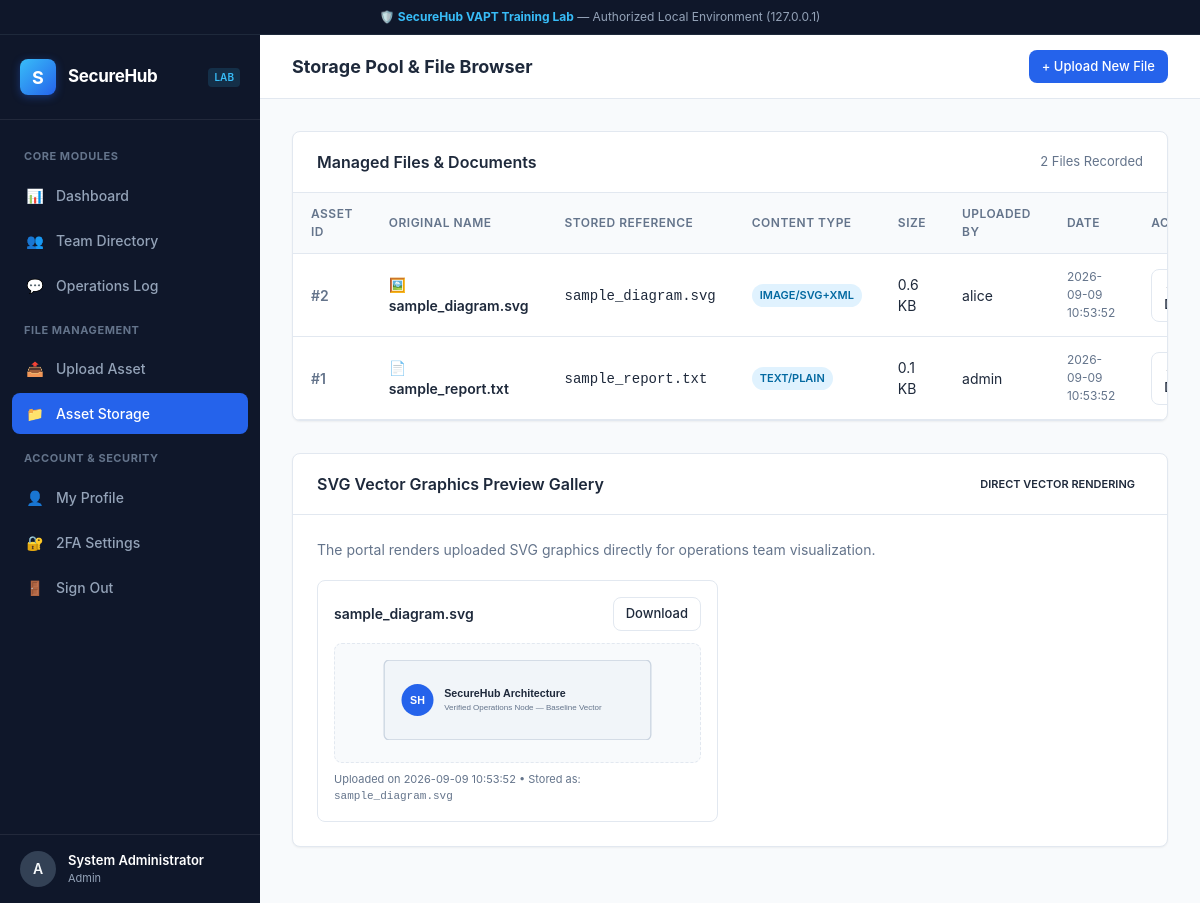
Screenshot of /uploads (signed in) with the database file from the repository.
### tables this page shows
CREATE TABLE users (
            id INTEGER PRIMARY KEY AUTOINCREMENT,
            username TEXT UNIQUE NOT NULL,
            password TEXT NOT NULL,
            email TEXT NOT NULL,
            role TEXT NOT NULL DEFAULT 'user',
            display_name TEXT,
            phone TEXT,
            address TEXT,
            bio TEXT,
            two_factor_enabled INTEGER DEFAULT 0,
            two_factor_secret TEXT
        );

CREATE TABLE files (
            id INTEGER PRIMARY KEY AUTOINCREMENT,
            user_id INTEGER NOT NULL,
            original_filename TEXT NOT NULL,
            stored_filename TEXT NOT NULL,
            mime_type TEXT NOT NULL,
            size INTEGER NOT NULL,
            created_at TIMESTAMP DEFAULT CURRENT_TIMESTAMP,
            FOREIGN KEY (user_id) REFERENCES users(id)
        );

### app.py (the view)
@app.route("/uploads")
@login_required
def uploads_gallery():
    current_user = get_current_user()
    db = get_db()
    files = db.execute("""
        SELECT f.*, u.username as uploader_name
        FROM files f
        LEFT JOIN users u ON f.user_id = u.id
        ORDER BY f.id DESC
    """).fetchall()
    files_list = []
    svg_files = []
    for f in files:
        f_dict = dict(f)
        is_svg = f["original_filename"].lower().endswith(".svg") or "svg" in f["mime_type"].lower()
        f_dict["is_svg"] = is_svg
        files_list.append(f_dict)
        if is_svg:
            file_path = os.path.join(app.config["UPLOAD_FOLDER"], f["stored_filename"])
            if os.path.exists(file_path):
                try:
                    with open(file_path, "r", encoding="utf-8", errors="ignore") as svg_file:
                        f_dict["svg_content"] = svg_file.read()
                        svg_files.append(f_dict)
                except Exception:
                    pass
    return render_template(
        "uploads.html",
        files=files_list,
        svg_files=svg_files,
        current_user=current_user,
        active_page="uploads"
    )

### app.py (called while the page is built)
def get_db():
    if "db" not in g:
        g.db = sqlite3.connect(DATABASE_PATH)
        g.db.row_factory = sqlite3.Row
    return g.db

def get_current_user():
    user_id = session.get("user_id")
    if not user_id:
        return None
    db = get_db()
    return db.execute("SELECT * FROM users WHERE id = ?", (user_id,)).fetchone()

def login_required(f):
    @functools.wraps(f)
    def decorated_function(*args, **kwargs):
        if "user_id" not in session:
            flash("Please sign in to access this workspace resource.", "warning")
            return redirect(url_for("login"))
        return f(*args, **kwargs)
    return decorated_function

### templates/uploads.html (shortened to what this page needs)
{% extends "base.html" %}
{% block header_title %}Storage Pool & File Browser{% endblock %}
{% block header_actions %}
<a href="{{ url_for('upload_view') }}" class="btn btn-primary btn-sm">+ Upload New File</a>
{% endblock %}
{% block content %}
<div class="card">
    <div class="card-header">
        <h2>Managed Files & Documents</h2>
        <span style="font-size: 13px; color: var(--text-muted);">{{ files|length }} Files Recorded</span>
    </div>
    <div class="card-body" style="padding: 0;">
        {% if files %}
        <div class="table-responsive">
            <table class="table">
                <thead>
                    <tr>
                        <th>Asset ID</th>
                        <th>Original Name</th>
                        <th>Stored Reference</th>
                        <th>Content Type</th>
                        <th>Size</th>
                        <th>Uploaded By</th>
                        <th>Date</th>
                        <th>Actions</th>
                    </tr>
                </thead>
                <tbody>
                    {% for f in files %}
                    <tr>
                        <td style="font-weight: 600; color: var(--text-muted);">#{{ f.id }}</td>
                        <td style="font-weight: 600;">
                            {% if f.is_svg %}
                                <span style="margin-right: 4px;">🖼️</span>
                            {% else %}
                                <span style="margin-right: 4px;">📄</span>
                            {% endif %}
                            {{ f.original_filename }}
                        </td>
                        <td><code>{{ f.stored_filename }}</code></td>
                        <td><span class="badge badge-user">{{ f.mime_type }}</span></td>
                        <td>{{ (f.size / 1024)|round(1) }} KB</td>
                        <td>{{ f.uploader_name or 'System' }}</td>
                        <td style="font-size: 12px; color: var(--text-muted);">{{ f.created_at }}</td>
                        <td>
                            <a href="{{ url_for('download_file', file=f.stored_filename) }}" class="btn btn-secondary btn-sm" download>
                            </a>
                        </td>
                    </tr>
                    {% endfor %}
                </tbody>
            </table>
        </div>
        {% else %}
        <div style="padding: 40px; text-align: center; color: var(--text-muted);">
            <div style="font-size: 40px; margin-bottom: 12px;">📁</div>
            <p>No files uploaded yet. Upload a document or SVG vector image to get started.</p>
        </div>
        {% endif %}
    </div>
</div>
{% if svg_files %}
<div class="card" style="margin-top: 32px;">
    <div class="card-header">
        <h2>SVG Vector Graphics Preview Gallery</h2>
        <span class="badge badge-info">Direct Vector Rendering</span>
    </div>
    <div class="card-body">
        <p style="font-size: 14px; color: var(--text-muted); margin-bottom: 20px;">
            The portal renders uploaded SVG graphics directly for operations team visualization.
        </p>
        <div style="display: grid; grid-template-columns: repeat(auto-fill, minmax(320px, 1fr)); gap: 24px;">
            {% for svg in svg_files %}
            <div style="border: 1px solid var(--border-color); border-radius: var(--radius); padding: 16px; background: #ffffff;">
                <div style="display: flex; justify-content: space-between; align-items: center; margin-bottom: 12px;">
                    <span style="font-weight: 600; font-size: 14px;">{{ svg.original_filename }}</span>
                    <a href="{{ url_for('download_file', file=svg.stored_filename) }}" class="btn btn-secondary btn-sm">Download</a>
                </div>
                <div class="svg-preview-container">
                    {{ svg.svg_content | safe }}
                </div>
                <div style="font-size: 11px; color: var(--text-muted); margin-top: 8px;">
                    Uploaded on {{ svg.created_at }} &bull; Stored as: <code>{{ svg.stored_filename }}</code>
                </div>
            </div>
            {% endfor %}
        </div>
    </div>
</div>
{% endif %}
{% endblock %}

### templates/base.html (shortened to what this page needs)
<!DOCTYPE html>
<html lang="en">
<head>
    <link rel="stylesheet" href="{{ url_for('static', filename='css/style.css') }}">
</head>
<body>
    <div class="lab-banner">
        <span>🛡️ <strong>SecureHub VAPT Training Lab</strong> — Authorized Local Environment (127.0.0.1)</span>
    </div>
    <div class="app-container">
        <aside class="sidebar">
            <div class="brand-header">
                <div class="brand-logo">S</div>
                <div class="brand-title">SecureHub</div>
                <span class="brand-badge">Lab</span>
            </div>
            <nav class="nav-menu">
                <div class="nav-section-title">Core Modules</div>
                <a href="{{ url_for('dashboard') }}" class="nav-item {% if active_page == 'dashboard' %}active{% endif %}">
                    <span class="nav-icon">📊</span>
                    <span>Dashboard</span>
                </a>
                <a href="{{ url_for('users_list') }}" class="nav-item {% if active_page == 'users' %}active{% endif %}">
                    <span class="nav-icon">👥</span>
                    <span>Team Directory</span>
                </a>
                <a href="{{ url_for('comments_view') }}" class="nav-item {% if active_page == 'comments' %}active{% endif %}">
                    <span class="nav-icon">💬</span>
                    <span>Operations Log</span>
                </a>
                <div class="nav-section-title">File Management</div>
                <a href="{{ url_for('upload_view') }}" class="nav-item {% if active_page == 'upload' %}active{% endif %}">
                    <span class="nav-icon">📤</span>
                    <span>Upload Asset</span>
                </a>
                <a href="{{ url_for('uploads_gallery') }}" class="nav-item {% if active_page == 'uploads' %}active{% endif %}">
                    <span class="nav-icon">📁</span>
                    <span>Asset Storage</span>
                </a>
                <div class="nav-section-title">Account & Security</div>
                <a href="{{ url_for('profile_view') }}" class="nav-item {% if active_page == 'profile' %}active{% endif %}">
                    <span class="nav-icon">👤</span>
                    <span>My Profile</span>
                </a>
                <a href="{{ url_for('two_factor_view') }}" class="nav-item {% if active_page == '2fa' %}active{% endif %}">
                    <span class="nav-icon">🔐</span>
                    <span>2FA Settings</span>
                </a>
                <a href="{{ url_for('logout') }}" class="nav-item">
                    <span class="nav-icon">🚪</span>
                    <span>Sign Out</span>
                </a>
            </nav>
            {% if current_user %}
            <div class="sidebar-user">
                <div class="user-avatar">{{ current_user['username'][0].upper() }}</div>
                <div class="user-info">
                    <div class="user-name">{{ current_user['display_name'] or current_user['username'] }}</div>
                    <div class="user-role">{{ current_user['role'] }}</div>
                </div>
            </div>
            {% endif %}
        </aside>
        <main class="main-wrapper">
            <header class="top-navbar">
                <div class="page-headline">{% block header_title %}Workspace Overview{% endblock %}</div>
                <div class="top-actions">
                    {% block header_actions %}{% endblock %}
                </div>
            </header>
            <div class="content-container">
                {% block content %}{% endblock %}
            </div>
        </main>
    </div>
</body>
</html>

### rows the page displays
users: username "A", display_name "System Administrator", role "Admin"
files: id "2", original_filename "sample_diagram.svg", stored_filename "sample_diagram.svg", mime_type "IMAGE/SVG+XML", (f.size/1024)|round(1) "0.6", username "alice", created_at "2026-09-09 10:53:52", svg_content "SH SecureHub Architecture Verified Operations Node — Baseline Vector"
files: id "1", original_filename "sample_report.txt", stored_filename "sample_report.txt", mime_type "TEXT/PLAIN", (f.size/1024)|round(1) "0.1", username "admin", created_at "2026-09-09 10:53:52"

### other values shown
{{ files|length }} "2"
